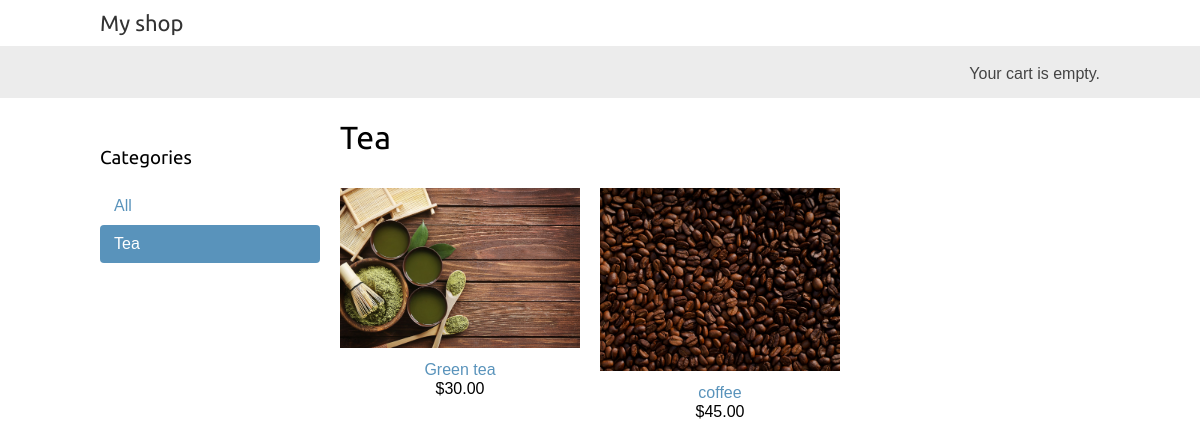
Page /tea/ on the committed database.
### shop/models.py (models this page shows, shortened)
class Category(models.Model):
    name = models.CharField(max_length=200, db_index=True)
    slug = models.SlugField(max_length=200, unique=True)
    class Meta():
        ordering = ('name',)
        verbose_name = 'category'
        verbose_name_plural = 'categories'
    def get_absolute_url(self):
        return reverse('shop:product_list_by_category', args=[self.slug])

class Product(models.Model):
    category = models.ForeignKey(
        Category, related_name='ptoducts', on_delete=models.CASCADE)
    name = models.CharField(max_length=200, db_index=True)
    slug = models.CharField(max_length=200, db_index=True)
    image = models.ImageField(upload_to='products/%Y/%m/%d', blank=True)
    description = models.TextField(blank=True)
    price = models.DecimalField(max_digits=10, decimal_places=2)
    available = models.BooleanField(default=True)
    created = models.DateTimeField(auto_now_add=True)
    updated = models.DateTimeField(auto_now=True)
    class Meta():
        ordering = ('name',)
        index_together = (('id', 'slug'),)
    def get_absolute_url(self):
        return reverse('shop:product_detail', args=[self.id, self.slug])

### shop/views.py (the view)
# urls.py: path('', views.product_list, name='product_list'),
def product_list(request, category_slug=None):
    category = None
    categories = Category.objects.all()
    products = Product.objects.filter(available=True)
    if category_slug:
        category = get_object_or_404(Category, slug=category_slug)
        product = Product.objects.filter(category=category)
    return render(request, 'shop/product/list.html', {'category': category, 'products': products, 'categories': categories})

### cart/cart.py (called while the page is built)
    def __len__(self):
        return sum(item['quantity'] for item in self.cart.values())

### cart/context_processors.py (called while the page is built)
def cart(request):
    return {'cart':Cart(request)}

### shop/templates/shop/product/list.html (shortened to what this page needs)
{% extends "shop/base.html" %}
{% load static %}
{% block content %}
<div id="sidebar">
    <h3>Categories</h3>
    <ul>
        <li {% if not category %} class= "selected"{% endif %}>
            <a href="{% url 'shop:product_list' %}">All</a>
        </li>
        {% for c in categories %}
        <li {% if category.slug == c.slug %} class="selected"{% endif %}>
            <a href="{{ c.get_absolute_url }}">{{c.name}}</a>
        </li>
        {% endfor %}
    </ul>
</div>
<div id="main" class="product-list">
    <h1>{% if category %}
    {{category.name}}
    {% else %}
    Products
    {% endif %}</h1>
    {% for product in products %}
    <div class="item">
        <a href="{{ product.get_absolute_url }}">
            <img src="{% if product.image %}{{product.image.url}}{% else %}{% static 'img/no_image.png' %}{% endif %}" >
        </a>
        <a href="{{ product.get_absolute_url }}">{{product.name}}</a>
        <br>
        ${{product.price}}
    </div>
    {% endfor %}
</div>
{% endblock content %}

### shop/static/css/base.css (style rules this page uses)
body { margin:0; padding:0; font-family:helvetica, sans-serif; }
h1, h2, h3, h4, h5 , h6 { font-family: 'Ubuntu', sans-serif; font-weight:normal; }
a { text-decoration:none; color:#5993bb; }
#sidebar { width:220px; padding:30px 20px 0 0; float:left; }
#sidebar ul { margin:0; padding:0; }
#sidebar ul li { margin:0; list-style:none; padding:10px 14px; }
#sidebar ul li a { display:block; }
#sidebar ul li.selected { background:#5993bb; border-radius:4px; }
#sidebar ul li.selected a { color:#fff; }
#main { float:left; width: 96%; margin-right:-220px; overflow:hidden; }
.product-list .item { width:25%; padding:10px 20px 10px 0; float:left; text-align:center; line-height:1.2; }
.product-list .item img { width:100%; margin-bottom:8px; }

### rows in the picture
Category: name "Tea"
Product: image (picture), name "Green tea", price "30.00"
Product: image (picture), name "coffee", price "45.00"
